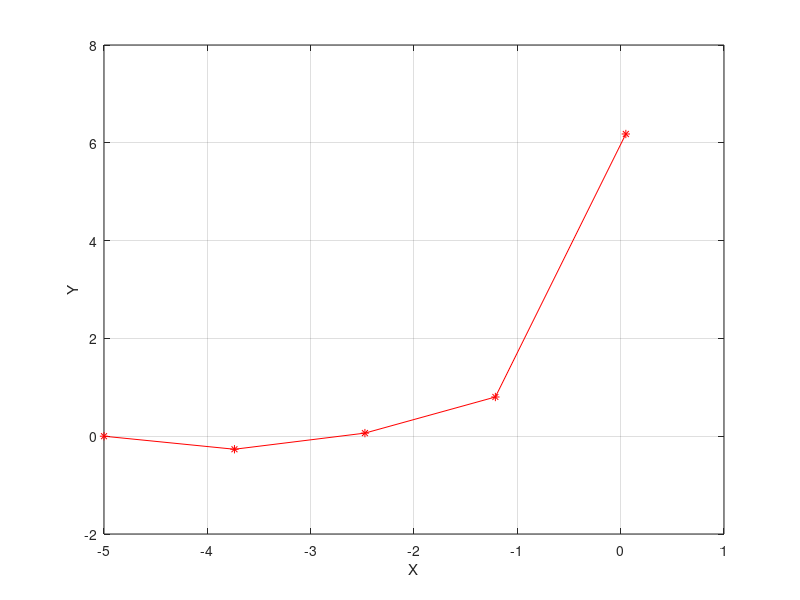

Here is the MATLAB script that generated this plot:
clear,clc,close all

x=linspace(-5,0.05,5);
y=zeros(1,length(x));

for i=1:length(x)
    y(i)=(sin(2*pi*x(i))/x(i));
end

disp(y);
plot(x,y,'r*-')
hold on
grid
xlabel('X');
ylabel('Y');


